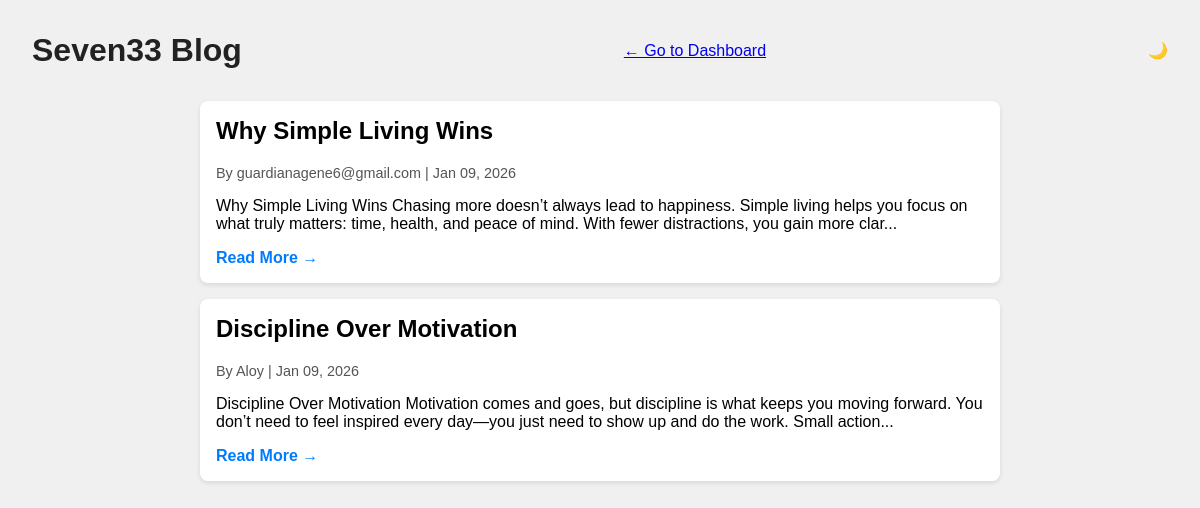
Page /home on the earlier database version.
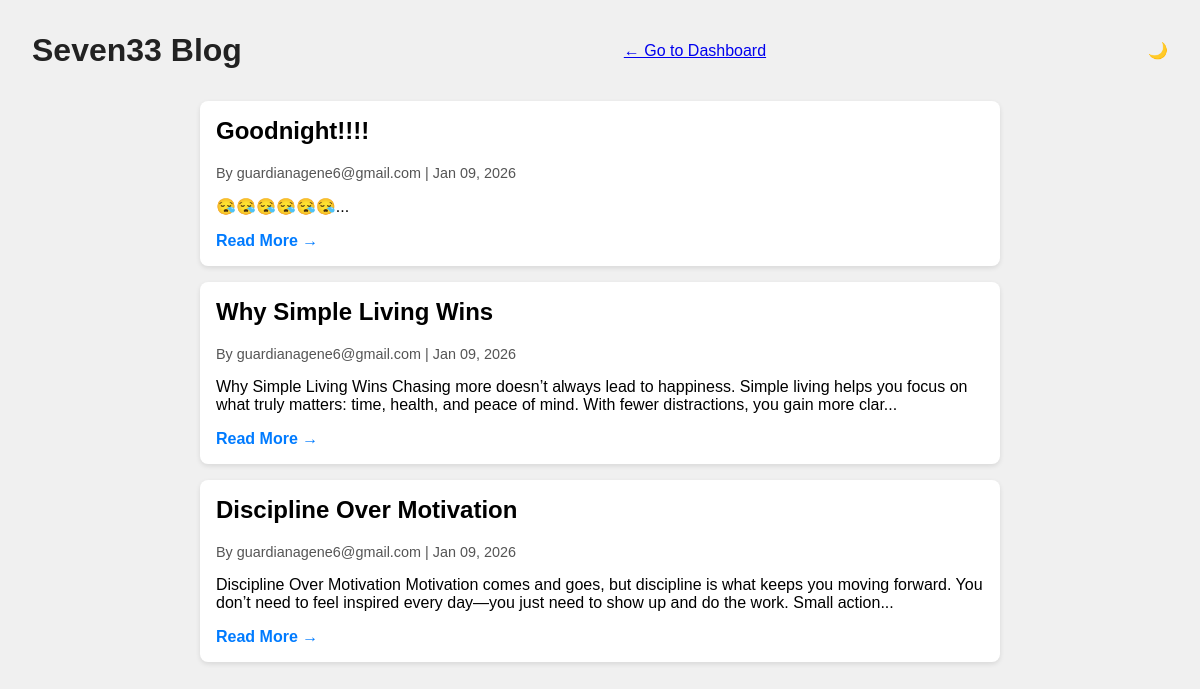
Same page on the later database version.
### app.py (models this page shows)
class Post(db.Model):
    id = db.Column(db.Integer, primary_key=True)
    title = db.Column(db.String(200), nullable=False)
    content = db.Column(db.Text, nullable=False)
    slug = db.Column(db.String(200), unique=True, nullable=False)
    author = db.Column(db.String(80), nullable=False)
    created_at = db.Column(db.DateTime, default=datetime.utcnow)

### app.py (the view)
@app.route('/home')
@app.route('/home/<int:page>')
def public_home(page=1):
    posts = Post.query.order_by(Post.created_at.desc()).paginate(page=page, per_page=5)
    return render_template('home_public.html', posts=posts)

### templates/home_public.html (shortened to what this page needs)
<!DOCTYPE html>
<html lang="en">
<head>
</head>
<body>
<header>
    <h1>Seven33 Blog</h1>
     <div>
        <a href="{{ url_for('dashboard') }}">← Go to Dashboard</a>
    </div>
    <span class="toggle-btn" id="modeToggle">🌙</span>
</header>
<div class="posts">
    {% for post in posts.items %}
    <div class="post-card">
        <h2>{{ post.title }}</h2>
        <div class="meta">By {{ post.author }} | {{ post.created_at.strftime('%b %d, %Y') }}</div>
        <p>{{ post.content[:200] }}...</p>
        <a class="read-more" href="{{ url_for('view_post', slug=post.slug) }}">Read More →</a>
    </div>
    {% else %}
    <p>No posts yet.</p>
    {% endfor %}
</div>
</body>
</html>

### templates/home_public.html (style rules this page uses)
:root { --bg-color: #f0f0f0; --text-color: #222; --card-bg: #fff; --card-text: #000; --link-color: #007BFF; }
body { font-family: Arial, sans-serif; background: var(--bg-color); color: var(--text-color); margin: 0; padding: 2rem; transition: 0.3s; }
header { display: flex; justify-content: space-between; align-items: center; margin-bottom: 2rem; }
header h1 { margin: 0; }
.toggle-btn { cursor: pointer; font-weight: bold; }
.posts { display: grid; grid-template-columns: 1fr; gap: 1rem; max-width: 800px; margin: auto; }
.post-card { background: var(--card-bg); color: var(--card-text); padding: 1rem; border-radius: 8px; box-shadow: 0 2px 5px rgba(0,0,0,0.1); }
.post-card h2 { margin-top: 0; }
.meta { font-size: 0.9rem; color: #555; margin-bottom: 0.5rem; }
.read-more { text-decoration: none; color: var(--link-color); font-weight: bold; }

Differences in the rows shown:
added Post: title "Goodnight!!!!", author "guardianagene6@gmail.com", created_at "Jan 09, 2026", content "😪😪😪😪😪😪"
changed Post "Discipline Over Motivation": author "Aloy" → "guardianagene6@gmail.com"
